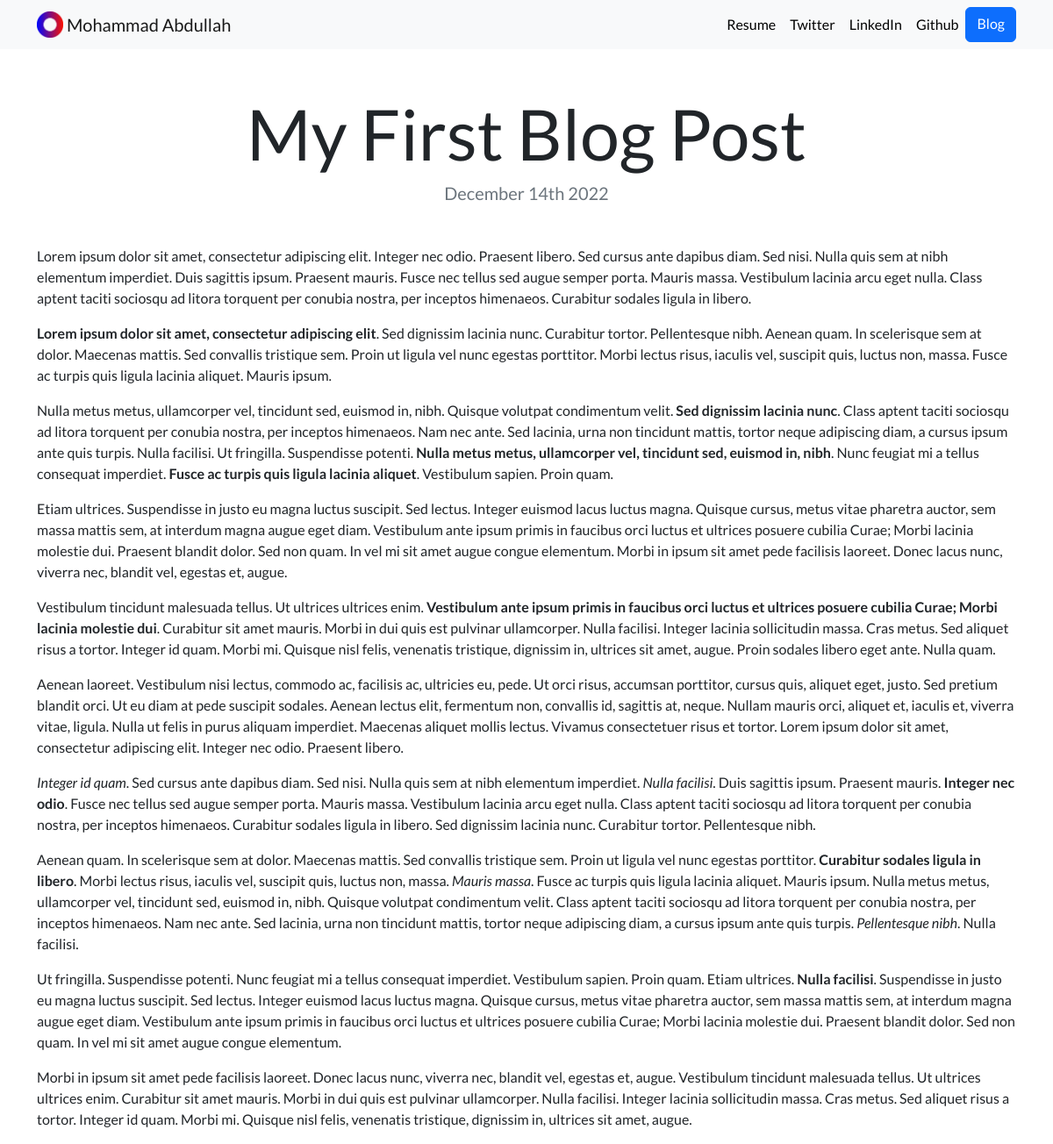
Page /blog/7/ on the committed database.
### blog/models.py (models this page shows, shortened)
class Blog(models.Model):
   title = models.CharField(max_length=100)
   description = models.TextField()
   date = models.DateField(auto_now_add=True)

### blog/views.py (the view)
# urls.py: path('<int:blog_id>/', views.detail, name='detail'),
def detail(request, blog_id):
   blog = get_object_or_404(Blog, pk=blog_id)
   return render(request, 'blog/detail.html', {'blog':blog})

### blog/templates/blog/detail.html
{% extends 'portfolio/base.html' %}
{% load static %}
{% block content %}
<h1 class="text-center mt-5" id="blogdetailtitle">{{ blog.title }}</h1>
<h5 class="text-center text-muted mb-5">{{ blog.date|date:'F jS Y' }}</h5>
{{ blog.description|safe }}
{% endblock %}

### portfolio/static/portfolio/custom.css (style rules this page uses)
body { font-family: 'Lato', sans-serif; }
@media (min-width: 992px) { #blogdetailtitle { font-size: 5rem; } }

### rows in the picture
Blog: title "My First Blog Post", date "December 14th 2022", description "Lorem ipsum dolor sit amet, consectetur adipiscing elit. Integer nec odio. Praesent libero. Sed cursus ante dapibus diam. Sed nisi. Nulla quis sem at nibh elementum imperdiet. Duis sagittis ipsum. Praesent mauris. Fusce nec tellus sed augue semper porta. Mauris massa. Vestibulum lacinia arcu eget nulla. Class aptent taciti sociosqu ad litora torquent per conubia nostra, per inceptos himenaeos. Curabitur sodales ligula in libero. Lorem ipsum dolor sit amet, consectetur adipiscing elit . Sed dignissim lacinia nunc. Curabitur tortor. Pellentesque nibh. Aenean quam. In scelerisque sem at dolor. Maecenas mattis. Sed convallis tristique sem. Proin ut ligula vel nunc egestas porttitor. Morbi…"
